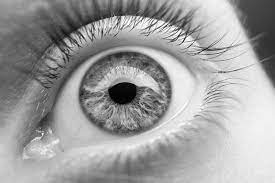
#> input picture index.jpg, 275 x 183 px
$ python filtro.py
#> lines starting #> are read from the running program, lines starting #| are printed output that depends on the picture
#> further down, image is the input picture: shape (183, 275, 3); min 0, max 255, mean 158.9
"""
By Abhisek Jana
code taken from https://github.com/adeveloperdiary/blog/tree/master/Computer_Vision/Sobel_Edge_Detection
blog http://www.adeveloperdiary.com/data-science/computer-vision/how-to-implement-sobel-edge-detection-using-python-from-scratch/

Modified by Uriel Sánchez
"""

import numpy as np   #numpy es una libreria de python
import cv2           #import cv2 libreria de python
import matplotlib.pyplot as plt #marplotlib.pyplot es otra de las librerias de python

def conv_helper(fragment, kernel):
    """ multiplica 2 matices y devuelve su suma"""

    f_row, f_col = fragment.shape
    k_row, k_col = kernel.shape
    result = 0

    for row in range(f_row):
        for col in range(f_col):
            result += fragment[row,col] *  kernel[row,col]
    return result

def convolution(image, kernel):
    """Aplica una convolucion sin padding (valida) de una dimesion
    y devuelve la matriz resultante de la operación
    """
#Se encuentra la dimencion de la imagen
    if len(image.shape) == 3: #De 3 dimenciones
        print("Dimenciones de imagen: {}".format(image.shape))
#| Dimenciones de imagen: (183, 275, 3)
        image = cv2.cvtColor(image, cv2.COLOR_BGR2GRAY) #Se cambia a dos dimenciones
#> image: shape (183, 275)
        print("Nuevas dimenciones: {}".format(image.shape))
#| Nuevas dimenciones: (183, 275)
    else:
        print("Dimenciones de imagen: {}".format(image.shape))

    image_row, image_col = image.shape #asigna alto y ancho de la imagen
#> image_row = 183; image_col = 275
    kernel_row, kernel_col = kernel.shape #asigna alto y ancho del filtro

    output_x = (image_col - (kernel_col / 2) * 2) + 1
#> output_x = 273
    output_y = (image_row - (kernel_row / 2) * 2) + 1
#> output_y = 181

    output = np.zeros([int(output_y), int(output_x)]) #matriz donde guardo el resultado

    for row in range(int(output_y)):
        for col in range(int(output_x)):
            output[row, col] = conv_helper(
                                image[row:row + kernel_row,
                                col:col + kernel_col],kernel)
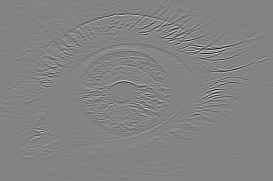
#> output: shape (181, 273) float64; min -716, max 672, mean 0; drawn with min black and max white
    plt.imshow(output, cmap='gray')
    plt.title("Filtro aplicado")
    plt.show()

    return output

if __name__ == '__main__':
#imagen de prueba.
    image = cv2.imread("index.jpg")

    filter = np.array([[-1,-1,-1],
                    [2,2,2],
                    [-1,-1,-1]])

print("Filter: ")
print(filter) #se impmrime la matriz de filtro
convolution(image, filter) # Se manda a llamar la funcion

$ run again, with casita.jpg copied over index.jpg
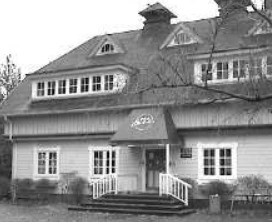
#> input picture casita.jpg, 272 x 222 px
#> image is the input picture: shape (222, 272, 3); min 2, max 255, mean 143.5
#| Dimenciones de imagen: (222, 272, 3)
#> image: shape (222, 272)
#| Nuevas dimenciones: (222, 272)
#> after the loop in convolution, `for row in range(int(output_y)):`:
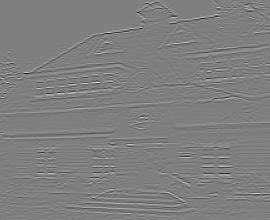
#> output: shape (220, 270) float64; min -727, max 725, mean 0; drawn with min black and max white
